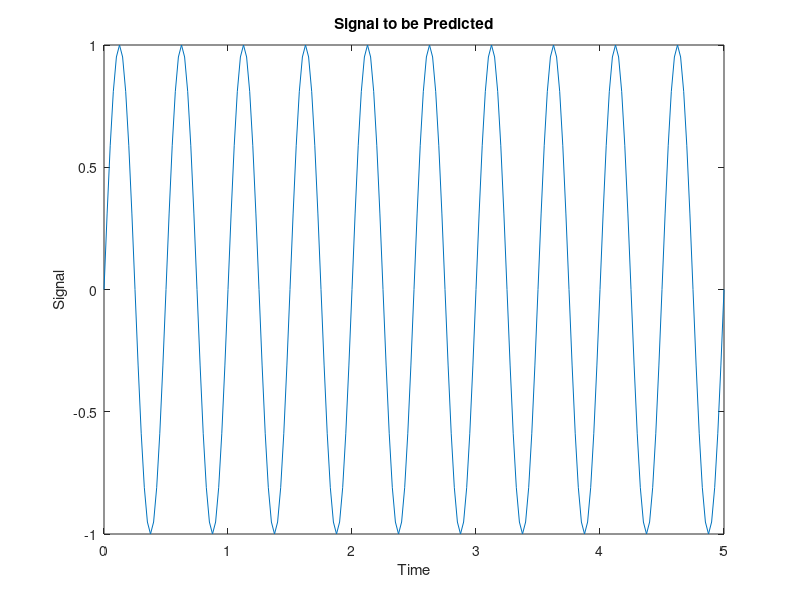

This figure's MATLAB source: (Note: this script raises an error after producing the figure.)
%% Linear Prediction Design
% This demo illustrates how to design a linear neuron to predict
% the next value in a time series given the last five values.

% Copyright 1992-2011 The MathWorks, Inc.

%% Defining a Wave Form
% Here time is defined from 0 to 5 seconds in steps of 1/40 of
% a second.

time = 0:0.025:5;

%%
% We can define a signal with respect to time.

signal = sin(time*4*pi);
plot(time,signal)
xlabel('Time');
ylabel('Signal');
title('Signal to be Predicted');

%% Setting up the Problem for a Neural Network
% The signal convert is then converted to a cell array.  Neural Networks
% represent timesteps as columns of a cell array, do distinguish them from
% different samples at a given time, which are represented with columns
% of matrices.

signal = con2seq(signal);

%%
% To set up the problem we will use the first four values of the
% signal as initial input delay states, and the rest except for the
% last step as inputs.

Xi = signal(1:4);
X = signal(5:(end-1));
timex = time(5:(end-1));

%%
% The targets are now defined to match the inputs, but shifted earlier
% by one timestep.

T = signal(6:end);

%% Designing the Linear Layer
% The function *newlind* will now design a linear layer with a single
% neuron which predicts the next timestep of the signal given the current
% and four past values.

net = newlind(X,T,Xi);
view(net)

%% Testing the Linear Layer
% The network can now be called like a function on the inputs and delayed
% states to get its time response.

Y = net(X,Xi);

%%
% The output signal is plotted with the targets.

figure
plot(timex,cell2mat(Y),timex,cell2mat(T),'+')
xlabel('Time');
ylabel('Output -  Target +');
title('Output and Target Signals');

%%
% The error can also be plotted.

figure
E = cell2mat(T)-cell2mat(Y);
plot(timex,E,'r')
hold off
xlabel('Time');
ylabel('Error');
title('Error Signal');

%%
% Notice how small the error is!
%
% This demo illustrated how to design a dynamic linear network which
% can predict a signal's next value from current and past values.

displayEndOfDemoMessage(mfilename)

